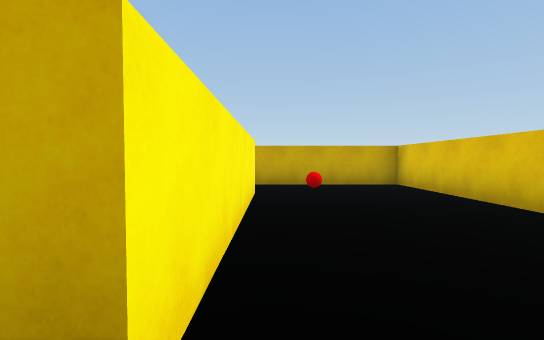
[1] (above)

23 first-person views from a walk through a 3-D level made in the Unity game engine. The camera is 1.3 m above the floor, tilts 2° down and sees 85° across. The floor is counted in squares, 2 m on a side. Each view is taken from the middle of a square. On the plan, view 1 faces up. The plan holds only what a view shows up to about 9 squares ahead; the rest is blank. The place goes on beyond the plan.

[2]
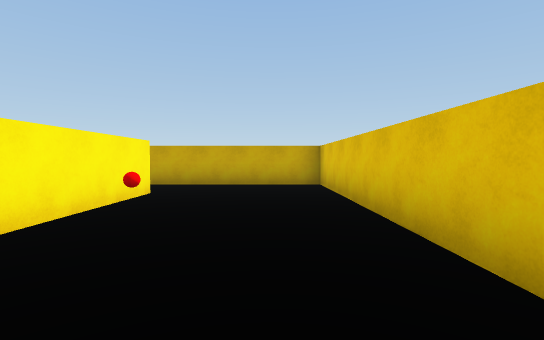

[3]
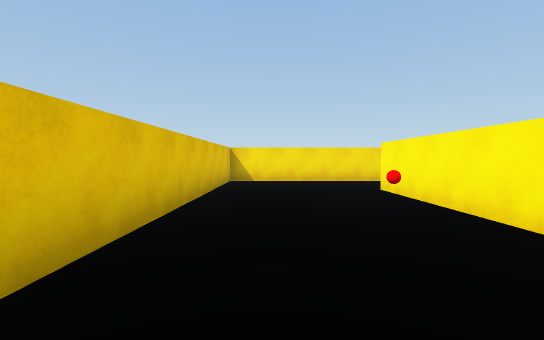

[4]
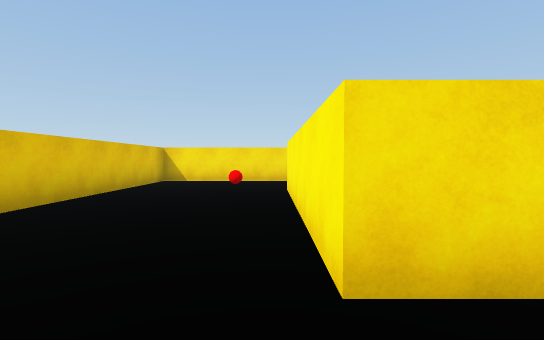

[5]
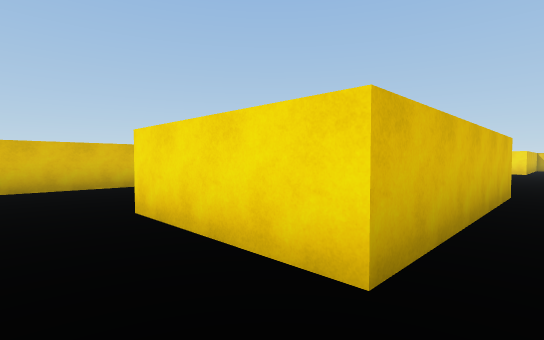

[6]
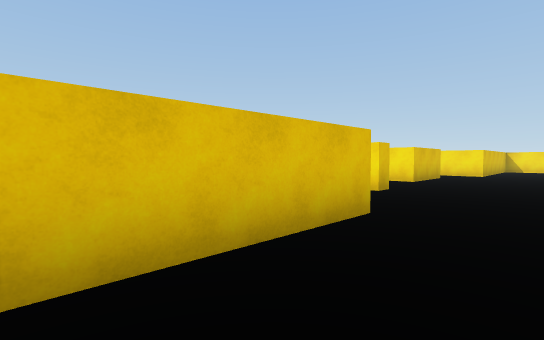

[7]
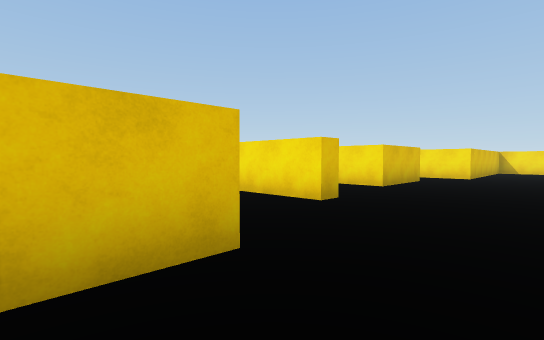

[8]
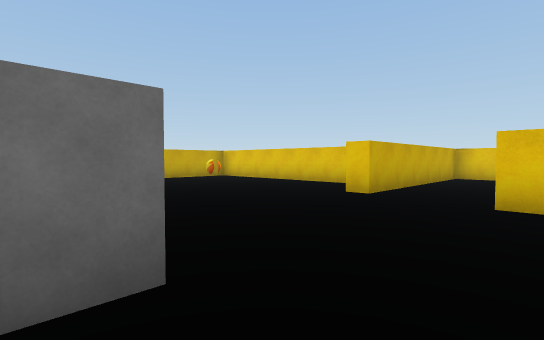

[9]
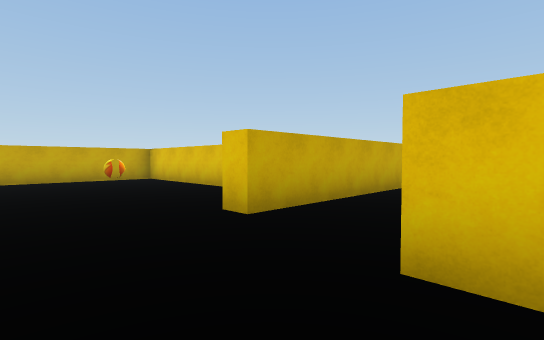

[10]
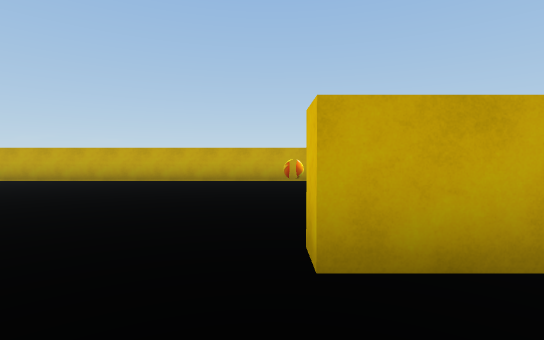

[11]
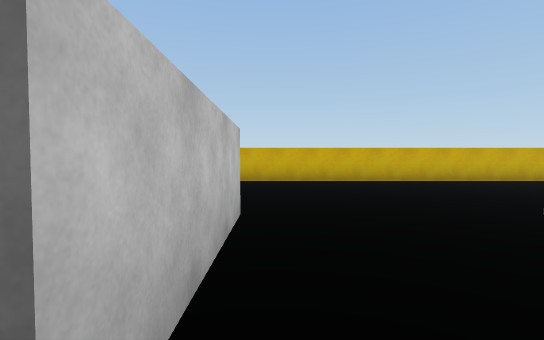

[12]
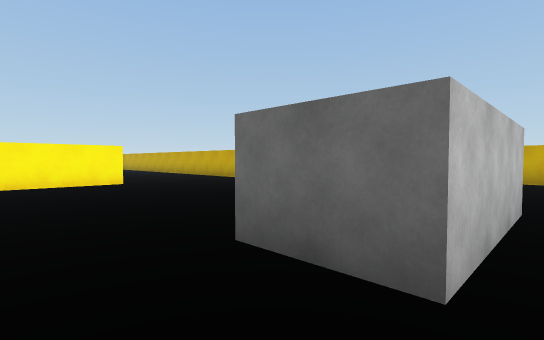

[13]
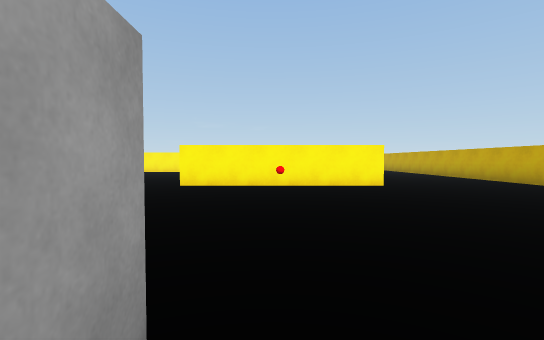

[14]
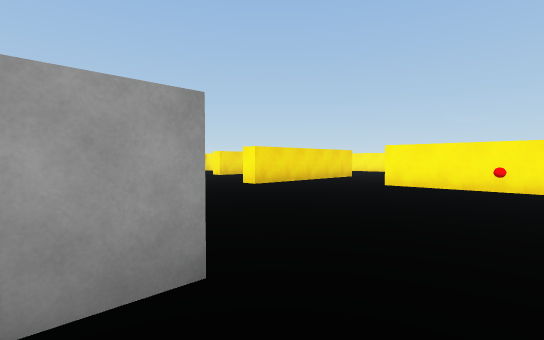

[15]
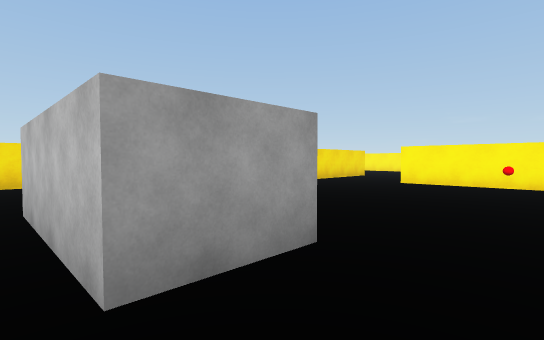

[16]
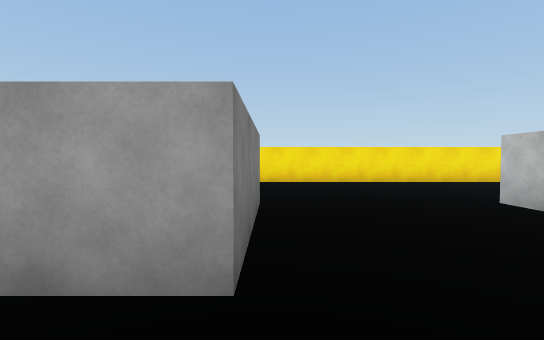

[17]
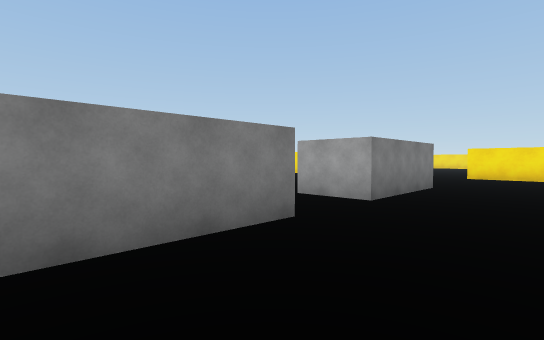

[18]
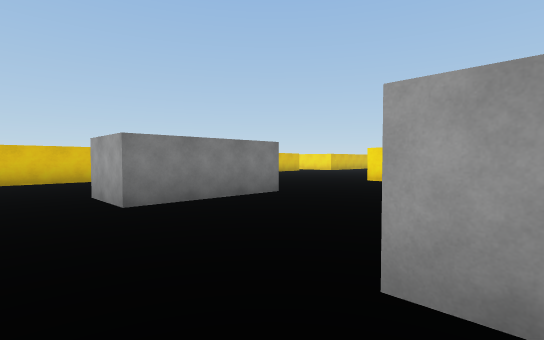

[19]
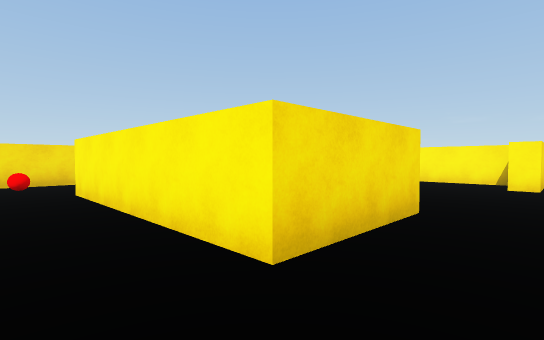

[20]
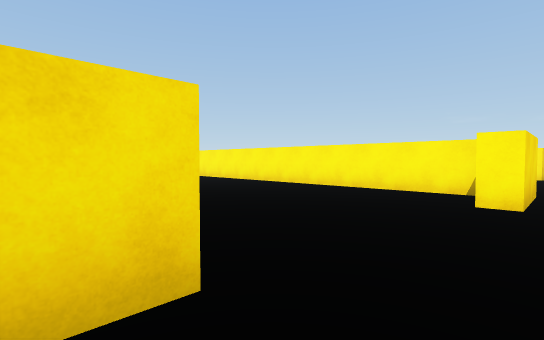

[21]
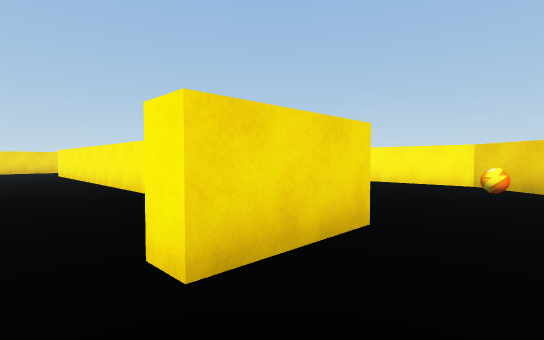

[22]
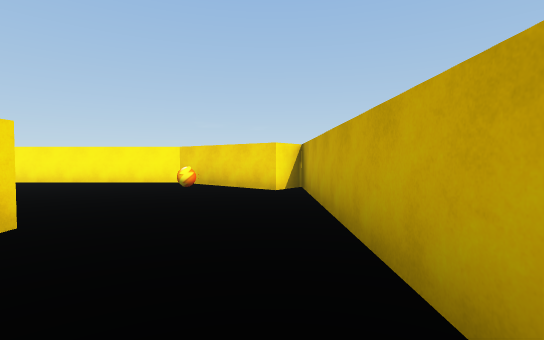

[23]
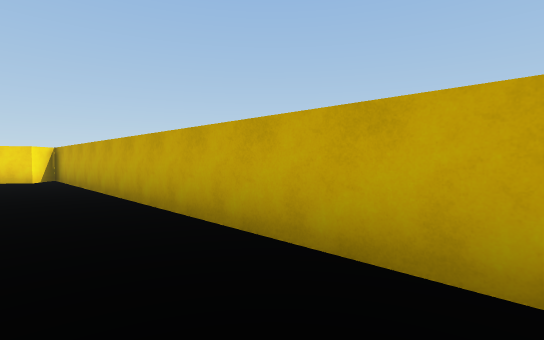

### Floor plan
Points are (right, up) in squares from view 1. A wall is a line through its corners. A room is listed if a view was taken in it or the views show most of it. See-through windows are left out.
Room 1 (views 1, 2, 3, 4)
walls: (-0.3, 5.7) (-0.3, 0.6); (-0.5, -1.8) (3.2, -1.8) (3.2, 7.7) (-0.5, 7.7)
ways out: opening at (-1.5, -0.5) to room 2; opening at (-1.5, 6.5) to room 2
objects: red ball (0, 3)
Room 2 (views 5, 6, 7, 8, 9, 10, 11, 12, 13, 14, 15, 16, 17, 18, 19, 20, 21, 22, 23)
walls: (-13.9, 4.6) (-12.4, 4.6) (-12.4, 1.6); (-15.6, -2.5) (-8.6, -2.5); (-20.9, 0.1) (-18.3, 0.1) (-18.3, -0.4); (-8.8, 1.5) (-8.8, 4.6) (-7.2, 4.6); (-12.4, 9.5) (-12.4, 6.5) (-13.9, 6.5); (-8.8, 6.4) (-8.8, 9); (-22.9, 7.7) (-20.3, 7.7) (-20.3, 2.6); (-7.2, 6.5) (-8, 6.5); (-20.2, 11.7) (-33, 11.7) (-32.2, 11.1) (-34.3, 8.4) (-34.3, 3.8); (-3.3, 0.6) (-3.3, 5.7) (-0.3, 5.7); (-28.3, 8) (-28.3, -0.5); (-2.3, -2.4) (-2.3, -1.8) (-0.5, -1.8); (-28.9, 8.6) (-26.8, 8.6) (-26.8, 8); (-0.5, 7.7) (-2.7, 7.7) (-2.7, 8.2); (-0.8, 9.2) (-0.8, 13.6); (-1.9, -7.4) (-1.9, -4.9) (-0.6, -4.9); (-1.9, 14.9) (-13, 14.9)
ways out: opening at (-1.5, -0.5) to room 1; opening at (-1.5, 6.5) to room 1
objects: other object (-33, 9); red ball (-19, 5); other object (-2, 13)

Positions as (right, up) in squares from view 1, and headings:
1: (0, 0), facing up
2: (2, 0), facing up
3: (2, 7), facing down
4: (0, 7), facing down
5: (-4, 7), facing down-right
6: (-5, 4), facing down-right
7: (-5, 2), facing down-right
8: (-8, 5), facing up-right
9: (-5, 5), facing up-right
10: (-3, 6), facing up
11: (-12, 6), facing up
12: (-12, 5), facing up-left
13: (-13, 5), facing left
14: (-13, 6), facing down-left
15: (-12, 6), facing down-left
16: (-9, 6), facing down
17: (-11, 9), facing down-right
18: (-13, 6), facing down-right
19: (-19, 9), facing down-left
20: (-22, 9), facing down-left
21: (-26, 10), facing down-left
22: (-26, 11), facing left
23: (-22, 10), facing up-left
